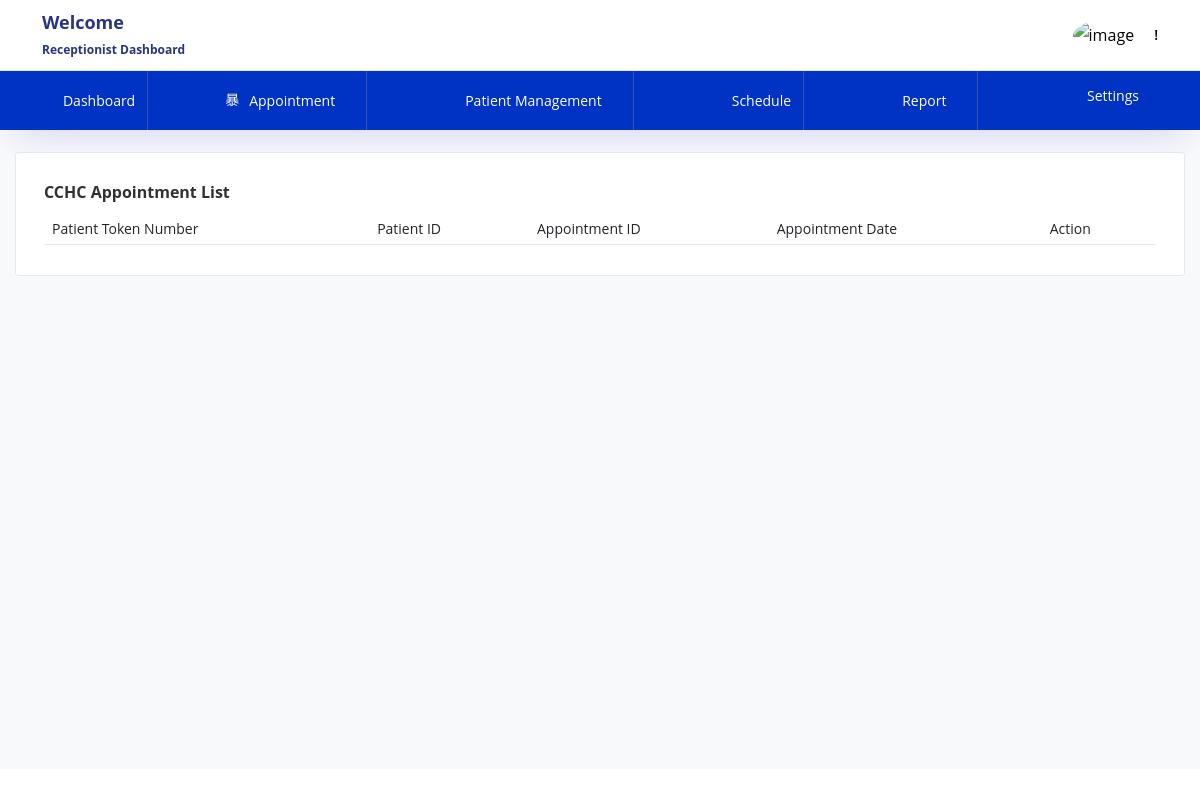
/receptionist/receptionist_appointmentList, run on an earlier commit of the app's database.
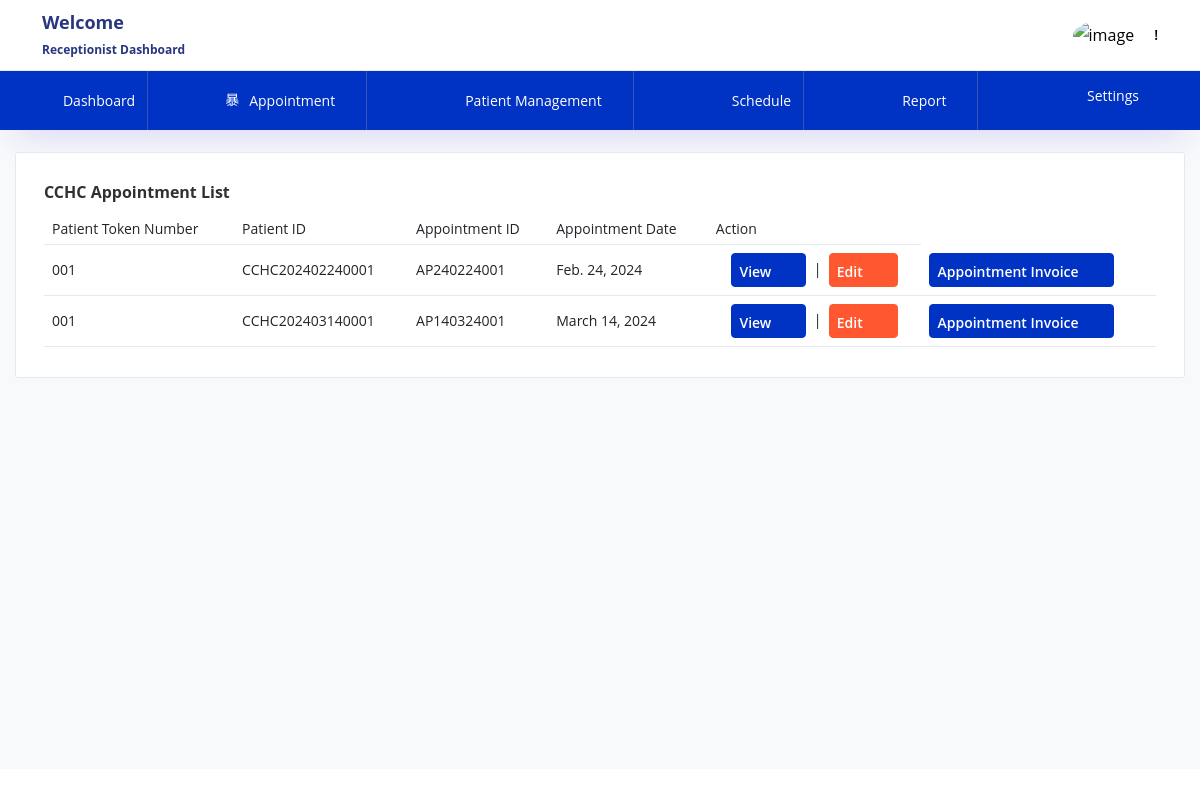
And on a later commit of the database.
### patient/models.py (models this page shows, shortened)
class Visit(models.Model):
    appointment_id = models.CharField(max_length=12, unique=True,primary_key=True)
    patient_id = models.ForeignKey('PatientPrimaryData', on_delete=models.CASCADE)
    visit_date = models.DateField()
    doctor_name = models.CharField(max_length=50)
    patient_type = models.CharField(max_length=20)
    doctor_fee = models.DecimalField(max_digits=10, decimal_places=2)
    gst = models.DecimalField(max_digits=10, decimal_places=2)
    discount = models.DecimalField(max_digits=10, decimal_places=2)
    subtotal = models.DecimalField(max_digits=10, decimal_places=2)
    total_amount = models.DecimalField(max_digits=10, decimal_places=2)
    today_date = models.DateField(auto_now_add=True)
    patient_token = models.CharField(max_length=6)

class PatientPrimaryData(models.Model):
    patient_id = models.CharField(max_length=16, unique=True)
    patient_name = models.CharField(max_length=100)
    patient_age = models.PositiveIntegerField()
    patient_dob = models.DateField()
    patient_gender = models.CharField(max_length=10)
    mobile_number = models.CharField(max_length=17)
    guardian_name = models.CharField(max_length=100)
    relationship = models.CharField(max_length=100)
    registration_date = models.DateField(default=timezone.now)
    state = models.CharField(max_length=100)
    district = models.CharField(max_length=100)
    address=models.TextField(max_length=250, default='')
    def __str__(self):
        return self.patient_id

### receptionist/views.py (the view)
# urls.py: path('receptionist_appointmentList',views.receptionist_appointmentList,name="receptionist_appointmentList"),
def receptionist_appointmentList(request):
    apd=Visit.objects.all()
    return render(request,'receptionist_appointmentList.html',{'apd':apd})

### templates/receptionist_appointmentList.html (shortened to what this page needs)
{% extends 'receptionist_base.html' %}
{% load static %}
{% block body %}
<div class="col-lg-12 stretch-card">
  <div class="card">
    <div class="card-body">
      <h4 class="card-title">CCHC Appointment List</h4>
      <div class="row">
        <div class="col-12">
          <div class="table-responsive">
            <table id="order-listing" class="table">
              <thead>
                <tr>
                  <th>Patient Token Number</th>
                  <th>Patient ID</th>
                  <th>Appointment ID</th>
                  <th>Appointment Date</th>
                  <th>Action</th>
                </tr>
              </thead>
              <tbody>
                {% for x in apd %}
                <tr>
                  <td>{{ x.patient_token }}</td>
                  <td>{{ x.patient_id }}</td>
                  <td>{{ x.appointment_id }}</td>
                  <td>{{ x.visit_date }}</td>
                  <td style="text-align:center;">
                    <a href="/receptionist/receptionist_patient_View_Edit/{{ x.patient_id }}/"
                       type="button" class="btn btn-primary btn-icon-text btn-sm">
                      View <i class="mdi mdi-file-check btn-icon-append"></i>
                    </a>
                    &nbsp;|&nbsp;
                    <a href="#"
                       onclick="openAppointmentWindow('{{ x.appointment_id }}'); return false;"
                       type="button" class="btn btn-warning btn-icon-text btn-sm">
                      Edit <i class="mdi mdi-file-check btn-icon-append"></i>
                    </a>
                  </td>
                  <td>
                    <a href="#"
                       onclick="openAppointmentWindow('{{ x.appointment_id }}'); return false;"
                       type="button" class="btn btn-primary btn-icon-text btn-sm"
                       target="_parent" rel="noopener noreferrer">
                      Appointment Invoice <i class="mdi mdi-file-check btn-icon-append"></i>
                    </a>
                  </td>
                </tr>
                {% endfor %}
              </tbody>
            </table>
          </div>
        </div>
      </div>
    </div>
  </div>
</div>
{% endblock %}

What changed in the data, as far as the page shows it:
added Visit: patient_token "001", patient_id "CCHC202402240001", appointment_id "AP240224001", visit_date "Feb. 24, 2024"
added Visit: patient_token "001", patient_id "CCHC202403140001", appointment_id "AP140324001", visit_date "March 14, 2024"
